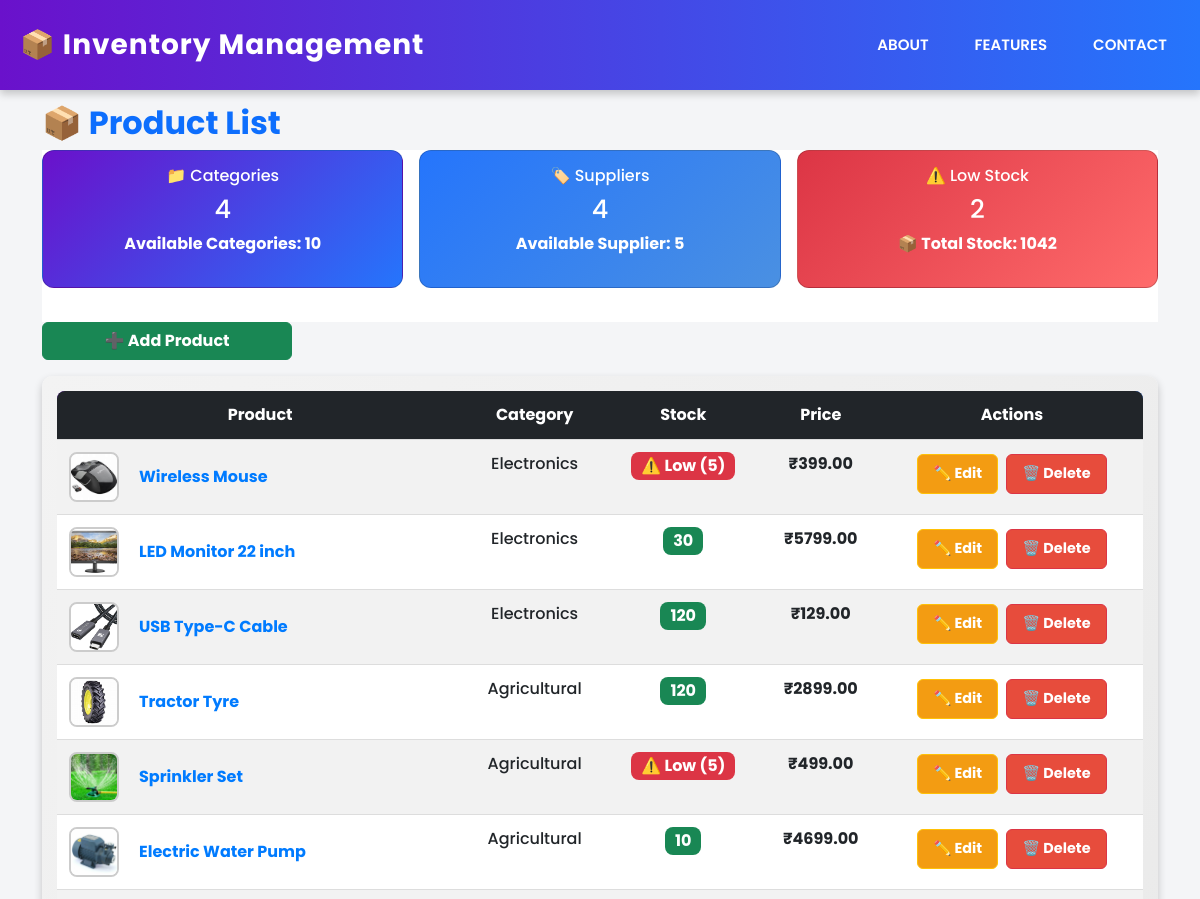
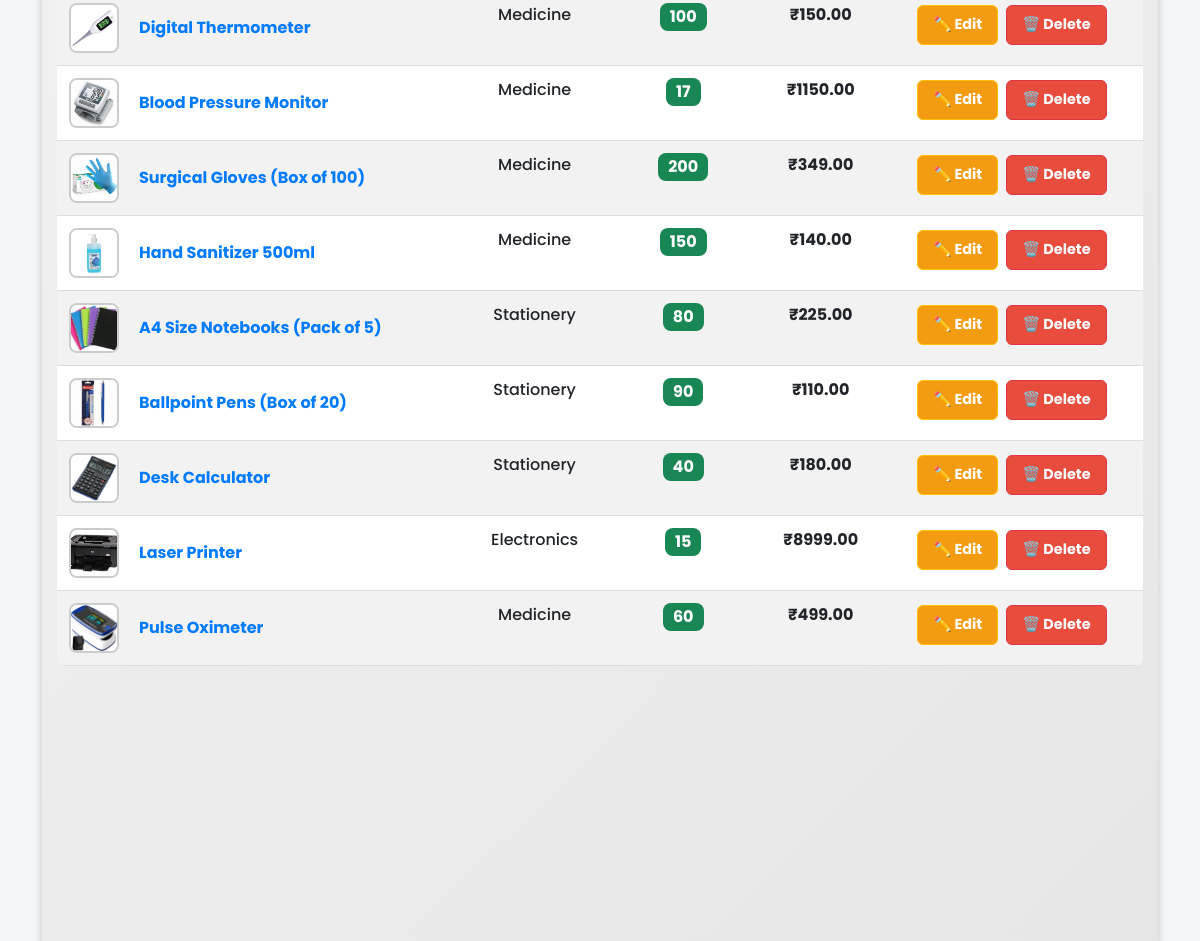
Screenshot of /products/ with the database file from the repository (2 pictures, top to bottom).
### inventory/models.py (models this page shows, shortened)
class Product(models.Model):
    name = models.CharField(max_length=255)
    stock_keeping_unit = models.CharField(max_length=100)
    category = models.ForeignKey('Category', on_delete=models.CASCADE)
    quantity_in_stock = models.PositiveIntegerField()
    reorder_level = models.PositiveIntegerField(default=10)
    supplier = models.ForeignKey('Supplier', on_delete=models.SET_NULL, null=True, blank=True)
    purchase_price = models.DecimalField(max_digits=10, decimal_places=2)
    selling_price = models.DecimalField(max_digits=10, decimal_places=2)
    description = models.TextField(blank=True, null=True)
    warehouse_location = models.CharField(max_length=255)
    created_at = models.DateTimeField(auto_now_add=True)
    product_image = models.ImageField(upload_to="product_images/", null=True, blank=True)
    barcode = models.ImageField(upload_to="qrcodes/", blank=True, null=True)

class Category(models.Model):
    name = models.CharField(max_length=255, unique=True)
    def __str__(self):
        return self.name

### inventory/views.py (the view)
# urls.py: path('products/', views.product_list, name='product_list'),
def product_list(request):
    products = Product.objects.all()
    category_number = Category.objects.count()
    Supplier_number = Supplier.objects.count()
    category_count = Product.objects.values("category").distinct().count()
    supplier_count = Product.objects.values("supplier").distinct().count()
    low_stock_count = Product.objects.filter(quantity_in_stock__lt=10).count()
    total_stock = Product.objects.aggregate(total_stock=Sum("quantity_in_stock"))["total_stock"] or 0
    return render(
        request,
        "inventory/product/product_list.html",
        {
            "products": products,
            "category_count": category_count,
            "supplier_count": supplier_count,
            "low_stock_count": low_stock_count,
            "total_stock": total_stock,
              "category_number":category_number , # ✅ Pass total stock count
              "Supplier_number": Supplier_number
        },
    )

### inventory/templates/inventory/product/product_list.html (shortened to what this page needs)
{% extends 'inventory/base.html' %} {% block content %}
<div class="container py-4">
  <h2 class="fw-bold text-primary">📦 Product List</h2>
  <div class="summary-container">
    <div class="row g-3 mb-4">
      <div class="col-md-4">
        <a
          href="{% url 'inventory:category_list' %}"
          class="text-decoration-none"
        >
          <div class="card summary-card category-card">
            <h5>📁 Categories</h5>
            <h2>{{ category_count }}</h2>
            <p>Available Categories: {{ category_number }}</p>
          </div>
        </a>
      </div>
      <div class="col-md-4">
        <a
          href="{% url 'inventory:supplier_list' %}"
          class="text-decoration-none"
        >
          <div class="card summary-card supplier-card">
            <h5>🏷️ Suppliers</h5>
            <h2>{{ supplier_count }}</h2>
            <p>Available Supplier: {{ Supplier_number }}</p>
          </div>
        </a>
      </div>
      <div class="col-md-4">
        <a
          href="{% url 'inventory:low_stock_products' %}"
          class="text-decoration-none"
        >
          <div class="card summary-card low-stock-card">
            {% if low_stock_count < 10 %}
            <h5>⚠️ Low Stock</h5>
            <h2>{{ low_stock_count }}</h2>
            {% endif %}
            <p>📦 Total Stock: {{ total_stock }}</p>
          </div>
        </a>
      </div>
    </div>
  </div>
  <a
    href="{% url 'inventory:add_product' %}"
    class="btn btn-success mb-3 fw-bold add-product-btn"
  >
    ➕ Add Product
  </a>
  <div class="table-responsive product-table-container">
    <table class="table product-table table-striped table-hover">
      <thead class="table-dark">
        <tr>
          <th>Product</th>
          <th>Category</th>
          <th>Stock</th>
          <th>Price</th>
          <th>Actions</th>
        </tr>
      </thead>
      <tbody>
        {% for product in products %}
        <tr class="product-row">
          <td class="product-cell">
            <div class="product-info">
              {% if product.product_image %}
              <img
                src="{{ product.product_image.url }}"
                alt="{{ product.name }}"
                class="product-image"
              />
              {% else %}
              <img
                src="/static/images/no-image.png"
                alt="No Image"
                class="product-image"
              />
              {% endif %}
              <a
                href="{% url 'inventory:product_detail' product.id %}"
                class="product-name"
                >{{ product.name }}</a
              >
            </div>
          </td>
          <td class="category-cell">{{ product.category }}</td>
          <td id="stock-{{ product.id }}" class="stock-status">
            {% if product.quantity_in_stock < 10 %}
            <span class="badge bg-danger"
              >⚠️ Low ({{ product.quantity_in_stock }})</span
            >
            {% else %}
            <span class="badge bg-success"
              >{{ product.quantity_in_stock }}</span
            >
            {% endif %}
          </td>
          <td class="price-cell">₹{{ product.selling_price }}</td>
          <td>
            <a
              href="{% url 'inventory:edit_product' product.id %}"
              class="btn btn-warning btn-sm btn-action"
              >✏️ Edit</a
            >
            <a
              href="{% url 'inventory:delete_product' product.id %}"
              class="btn btn-danger btn-sm btn-action"
              >🗑️ Delete</a
            >
          </td>
        </tr>
        {% empty %}
        <tr>
          <td colspan="6" class="text-center text-danger fw-bold">
            No products available.
          </td>
        </tr>
        {% endfor %}
      </tbody>
    </table>
  </div>
</div>
{% endblock %}

### inventory/templates/inventory/base.html (style rules this page uses)
body { font-family: "Poppins", sans-serif; display: flex; flex-direction: column; height: 100vh; overflow-x: hidden; background-color: #f4f5f7; }

### inventory/templates/inventory/product/product_list.html (style rules this page uses)
.summary-card { padding: 15px; text-align: center; color: white; font-weight: bold; border-radius: 12px; transition: transform 0.2s ease-in-out, box-shadow 0.3s ease; }
.summary-card h5 { margin-bottom: 8px; font-size: 1rem; }
.summary-card h2 { font-size: 1.6rem; }
.category-card { background: linear-gradient(135deg, #6a11cb, #2575fc); }
.supplier-card { background: linear-gradient(135deg, #2575fc, #4a90e2); }
.low-stock-card { background: linear-gradient(135deg, #dc3545, #ff6b6b); }
.product-table-container { max-height: 500px; overflow-y: auto; border-radius: 12px; }
.product-table { width: 100%; border-collapse: collapse; }
.product-table thead { background: linear-gradient(135deg, #6a11cb, #2575fc); color: white; position: sticky; top: 0; }
.product-table th, .product-table td { padding: 12px; text-align: center; border-bottom: 1px solid #ddd; font-size: 1rem; }
.product-table tbody tr:nth-child(even) { background-color: #f1f1f1; }
.product-name { font-weight: bold; color: #2575fc; text-decoration: none; }
.stock-status .badge { font-size: 1rem; padding: 6px 10px; border-radius: 8px; }
.product-info { display: flex; align-items: center; }
.product-image { width: 80px; height: 80px; object-fit: cover; border-radius: 8px; margin-right: 10px; transition: transform 0.2s ease-in-out; }
.container { height: 100vh; display: flex; flex-direction: column; }
.summary-container { position: sticky; top: 0; background: white; z-index: 10; padding-bottom: 10px; }
.product-table-container { flex-grow: 1; overflow-y: auto; max-height: 80vh; border-radius: 12px; }
.product-table thead { position: sticky; top: 0; background: linear-gradient(135deg, #6a11cb, #2575fc); color: white; z-index: 5; }
.add-product-btn { width: 250px; text-align: center; }
.btn-action { font-weight: bold; padding: 8px 15px; border-radius: 6px; font-size: 0.9rem; transition: background-color 0.3s ease, transform 0.2s ease; }
.btn-warning.btn-action { background-color: #f39c12; color: white; }
.btn-danger.btn-action { background-color: #e74c3c; color: white; }
.product-table-container { padding: 15px; background: linear-gradient(135deg, #f3f3f3, #e6e6e6); border-radius: 10px; box-shadow: 0 4px 8px rgba(0, 0, 0, 0.2); }
.product-table { border-radius: 8px; overflow: hidden; }
.table thead th { text-align: center; background: #212529; color: #ffffff; }
.product-row { transition: all 0.3s ease-in-out; }
.product-info { display: flex; align-items: center; gap: 10px; }
.product-image { width: 50px; height: 50px; object-fit: cover; border-radius: 8px; border: 2px solid #ccc; }
.product-name { font-weight: bold; color: #007bff; text-decoration: none; }
.category-cell { font-weight: 500; color: #6c757d; }
.price-cell { font-weight: bold; color: #28a745; }
.btn-action { margin: 2px; transition: 0.3s; }

### rows the page displays
Product: product_image (picture), name "Wireless Mouse", category "Electronics", quantity_in_stock "5", selling_price "399.00"
Product: product_image (picture), name "LED Monitor 22 inch", category "Electronics", quantity_in_stock "30", selling_price "5799.00"
Product: product_image (picture), name "USB Type-C Cable", category "Electronics", quantity_in_stock "120", selling_price "129.00"
Product: product_image (picture), name "Tractor Tyre", category "Agricultural", quantity_in_stock "120", selling_price "2899.00"
Product: product_image (picture), name "Sprinkler Set", category "Agricultural", quantity_in_stock "5", selling_price "499.00"
Product: product_image (picture), name "Electric Water Pump", category "Agricultural", quantity_in_stock "10", selling_price "4699.00"
Product: product_image (picture), name "Digital Thermometer", category "Medicine", quantity_in_stock "100", selling_price "150.00"
Product: product_image (picture), name "Blood Pressure Monitor", category "Medicine", quantity_in_stock "17", selling_price "1150.00"
Product: product_image (picture), name "Surgical Gloves (Box of 100)", category "Medicine", quantity_in_stock "200", selling_price "349.00"
Product: product_image (picture), name "Hand Sanitizer 500ml", category "Medicine", quantity_in_stock "150", selling_price "140.00"
Product: product_image (picture), name "A4 Size Notebooks (Pack of 5)", category "Stationery", quantity_in_stock "80", selling_price "225.00"
Product: product_image (picture), name "Ballpoint Pens (Box of 20)", category "Stationery", quantity_in_stock "90", selling_price "110.00"
Product: product_image (picture), name "Desk Calculator", category "Stationery", quantity_in_stock "40", selling_price "180.00"
Product: product_image (picture), name "Laser Printer", category "Electronics", quantity_in_stock "15", selling_price "8999.00"
Product: product_image (picture), name "Pulse Oximeter", category "Medicine", quantity_in_stock "60", selling_price "499.00"

### other values shown
{{ category_count }} "4"
{{ category_number }} "10"
{{ supplier_count }} "4"
{{ Supplier_number }} "5"
{{ low_stock_count }} "2"
{{ total_stock }} "1042"
